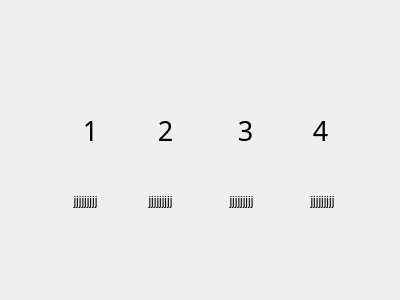
<?xml version="1.0" encoding="UTF-8"?>
<ui version="4.0">
 <class>RankDialog</class>
 <widget class="QDialog" name="RankDialog">
  <property name="geometry">
   <rect>
    <x>0</x>
    <y>0</y>
    <width>400</width>
    <height>300</height>
   </rect>
  </property>
  <property name="windowTitle">
   <string>Dialog</string>
  </property>
  <property name="styleSheet">
   <string notr="true">#RankDialog{	border-image: url(D:/cpp/Qt/build-Gomoku-Desktop_Qt_5_6_1_MinGW_32bit-Debug/RankB.jpg);}
#RankDialog *{border-image:url();}</string>
  </property>
  <widget class="QLabel" name="label">
   <property name="geometry">
    <rect>
     <x>65</x>
     <y>100</y>
     <width>51</width>
     <height>61</height>
    </rect>
   </property>
   <property name="font">
    <font>
     <family>Adobe Arabic</family>
     <pointsize>20</pointsize>
     <weight>9</weight>
     <italic>false</italic>
     <bold>false</bold>
    </font>
   </property>
   <property name="styleSheet">
    <string notr="true">font: 75 20pt &quot;Adobe Arabic&quot;;</string>
   </property>
   <property name="text">
    <string>1</string>
   </property>
   <property name="alignment">
    <set>Qt::AlignCenter</set>
   </property>
  </widget>
  <widget class="QLabel" name="label_2">
   <property name="geometry">
    <rect>
     <x>140</x>
     <y>100</y>
     <width>51</width>
     <height>61</height>
    </rect>
   </property>
   <property name="font">
    <font>
     <family>Adobe Arabic</family>
     <pointsize>20</pointsize>
     <weight>9</weight>
     <italic>false</italic>
     <bold>false</bold>
    </font>
   </property>
   <property name="styleSheet">
    <string notr="true">font: 75 20pt &quot;Adobe Arabic&quot;;</string>
   </property>
   <property name="text">
    <string>2</string>
   </property>
   <property name="alignment">
    <set>Qt::AlignCenter</set>
   </property>
  </widget>
  <widget class="QLabel" name="label_3">
   <property name="geometry">
    <rect>
     <x>220</x>
     <y>100</y>
     <width>51</width>
     <height>61</height>
    </rect>
   </property>
   <property name="font">
    <font>
     <family>Adobe Arabic</family>
     <pointsize>20</pointsize>
     <weight>9</weight>
     <italic>false</italic>
     <bold>false</bold>
    </font>
   </property>
   <property name="styleSheet">
    <string notr="true">font: 75 20pt &quot;Adobe Arabic&quot;;</string>
   </property>
   <property name="text">
    <string>3</string>
   </property>
   <property name="alignment">
    <set>Qt::AlignCenter</set>
   </property>
  </widget>
  <widget class="QLabel" name="label_4">
   <property name="geometry">
    <rect>
     <x>295</x>
     <y>100</y>
     <width>51</width>
     <height>61</height>
    </rect>
   </property>
   <property name="font">
    <font>
     <family>Adobe Arabic</family>
     <pointsize>20</pointsize>
     <weight>9</weight>
     <italic>false</italic>
     <bold>false</bold>
    </font>
   </property>
   <property name="styleSheet">
    <string notr="true">font: 75 20pt &quot;Adobe Arabic&quot;;</string>
   </property>
   <property name="text">
    <string>4</string>
   </property>
   <property name="alignment">
    <set>Qt::AlignCenter</set>
   </property>
  </widget>
  <widget class="QLabel" name="first">
   <property name="geometry">
    <rect>
     <x>50</x>
     <y>170</y>
     <width>71</width>
     <height>61</height>
    </rect>
   </property>
   <property name="styleSheet">
    <string notr="true">font: 75 14pt &quot;Adobe Arabic&quot;;</string>
   </property>
   <property name="frameShadow">
    <enum>QFrame::Plain</enum>
   </property>
   <property name="text">
    <string>jjjjjjjjj</string>
   </property>
   <property name="textFormat">
    <enum>Qt::PlainText</enum>
   </property>
   <property name="alignment">
    <set>Qt::AlignCenter</set>
   </property>
  </widget>
  <widget class="QLabel" name="second">
   <property name="geometry">
    <rect>
     <x>125</x>
     <y>170</y>
     <width>71</width>
     <height>61</height>
    </rect>
   </property>
   <property name="styleSheet">
    <string notr="true">font: 75 14pt &quot;Adobe Arabic&quot;;</string>
   </property>
   <property name="frameShadow">
    <enum>QFrame::Plain</enum>
   </property>
   <property name="text">
    <string>jjjjjjjjj</string>
   </property>
   <property name="textFormat">
    <enum>Qt::PlainText</enum>
   </property>
   <property name="alignment">
    <set>Qt::AlignCenter</set>
   </property>
  </widget>
  <widget class="QLabel" name="third">
   <property name="geometry">
    <rect>
     <x>206</x>
     <y>170</y>
     <width>71</width>
     <height>61</height>
    </rect>
   </property>
   <property name="styleSheet">
    <string notr="true">font: 75 14pt &quot;Adobe Arabic&quot;;</string>
   </property>
   <property name="frameShadow">
    <enum>QFrame::Plain</enum>
   </property>
   <property name="text">
    <string>jjjjjjjjj</string>
   </property>
   <property name="textFormat">
    <enum>Qt::PlainText</enum>
   </property>
   <property name="alignment">
    <set>Qt::AlignCenter</set>
   </property>
  </widget>
  <widget class="QLabel" name="forth">
   <property name="geometry">
    <rect>
     <x>287</x>
     <y>170</y>
     <width>71</width>
     <height>61</height>
    </rect>
   </property>
   <property name="styleSheet">
    <string notr="true">font: 75 14pt &quot;Adobe Arabic&quot;;</string>
   </property>
   <property name="frameShadow">
    <enum>QFrame::Plain</enum>
   </property>
   <property name="text">
    <string>jjjjjjjjj</string>
   </property>
   <property name="textFormat">
    <enum>Qt::PlainText</enum>
   </property>
   <property name="alignment">
    <set>Qt::AlignCenter</set>
   </property>
  </widget>
 </widget>
 <resources/>
 <connections/>
</ui>
